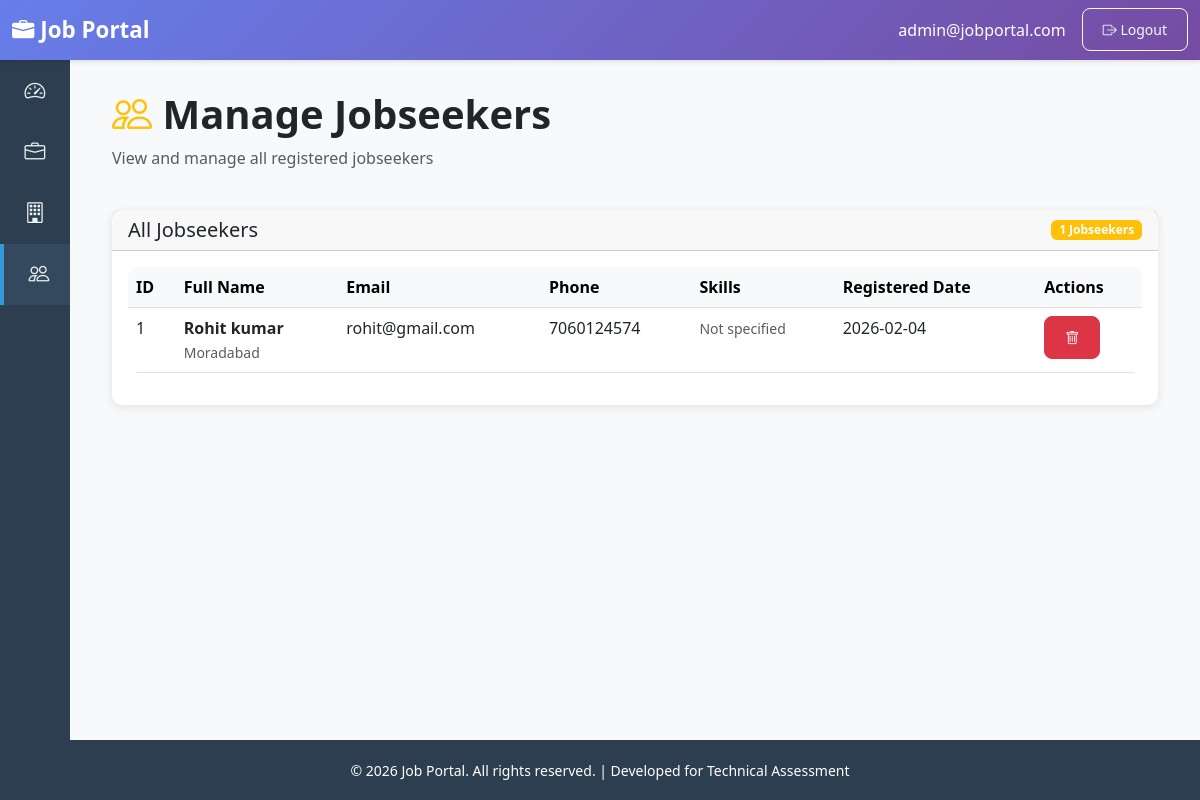
The app's page /admin/jobseekers (signed in) with its own data.
### tables this page shows
CREATE TABLE jobseekers (
            id INTEGER PRIMARY KEY AUTOINCREMENT,
            user_id INTEGER NOT NULL,
            full_name TEXT NOT NULL,
            phone TEXT,
            address TEXT,
            skills TEXT,
            experience TEXT,
            education TEXT,
            resume_path TEXT,
            FOREIGN KEY (user_id) REFERENCES users(id) ON DELETE CASCADE
        );

CREATE TABLE users (
            id INTEGER PRIMARY KEY AUTOINCREMENT,
            email TEXT UNIQUE NOT NULL,
            password TEXT NOT NULL,
            role TEXT NOT NULL CHECK(role IN ('admin', 'employer', 'jobseeker')),
            created_at TIMESTAMP DEFAULT CURRENT_TIMESTAMP
        );

### app.py (the view)
@app.route('/admin/jobseekers')
@role_required('admin')
def admin_jobseekers():
    conn = get_db()
    jobseekers = conn.execute('''
        SELECT js.*, u.email, u.created_at
        FROM jobseekers js
        JOIN users u ON js.user_id = u.id
        ORDER BY u.created_at DESC
    ''').fetchall()
    conn.close()
    return render_template('admin/jobseekers.html', jobseekers=jobseekers)

### app.py (called while the page is built)
def get_db():
    conn = sqlite3.connect(app.config['DATABASE'])
    conn.row_factory = sqlite3.Row
    return conn

def role_required(*roles):
    def decorator(f):
        @wraps(f)
        def decorated_function(*args, **kwargs):
            if 'user_id' not in session:
                flash('Please log in to access this page.', 'warning')
                return redirect(url_for('login'))
            if session.get('role') not in roles:
                flash('You do not have permission to access this page.', 'danger')
                return redirect(url_for('dashboard'))
            return f(*args, **kwargs)
        return decorated_function
    return decorator

### templates/admin/jobseekers.html (shortened to what this page needs)
{% extends "base.html" %}
{% block sidebar_menu %}
<li>
    <a href="{{ url_for('admin_dashboard') }}">
        <i class="bi bi-speedometer2"></i>
    </a>
</li>
<li>
    <a href="{{ url_for('admin_jobs') }}">
        <i class="bi bi-briefcase"></i>
    </a>
</li>
<li>
    <a href="{{ url_for('admin_employers') }}">
        <i class="bi bi-building"></i>
    </a>
</li>
<li>
    <a href="{{ url_for('admin_jobseekers') }}">
        <i class="bi bi-people"></i>
    </a>
</li>
{% endblock %}
{% block content %}
<div class="container-fluid">
    <div class="row mb-4">
        <div class="col">
            <h1 class="fw-bold"><i class="bi bi-people text-warning"></i> Manage Jobseekers</h1>
            <p class="text-muted">View and manage all registered jobseekers</p>
        </div>
    </div>
    <div class="row">
        <div class="col-12">
            <div class="card">
                <div class="card-header d-flex justify-content-between align-items-center">
                    <h5 class="mb-0">All Jobseekers</h5>
                    <span class="badge bg-warning">{{ jobseekers|length }} Jobseekers</span>
                </div>
                <div class="card-body">
                    {% if jobseekers %}
                    <div class="table-responsive">
                        <table class="table table-hover">
                            <thead class="table-light">
                                <tr>
                                    <th>ID</th>
                                    <th>Full Name</th>
                                    <th>Email</th>
                                    <th>Phone</th>
                                    <th>Skills</th>
                                    <th>Registered Date</th>
                                    <th>Actions</th>
                                </tr>
                            </thead>
                            <tbody>
                                {% for jobseeker in jobseekers %}
                                <tr>
                                    <td>{{ jobseeker.id }}</td>
                                    <td>
                                        <strong>{{ jobseeker.full_name }}</strong><br>
                                        <small class="text-muted">{{ jobseeker.address or 'No address' }}</small>
                                    </td>
                                    <td>{{ jobseeker.email }}</td>
                                    <td>{{ jobseeker.phone or 'N/A' }}</td>
                                    <td>
                                        {% if jobseeker.skills %}
                                        <small class="text-muted">{{ jobseeker.skills[:50] }}{% if jobseeker.skills|length > 50 %}...{% endif %}</small>
                                        {% else %}
                                        <small class="text-muted">Not specified</small>
                                        {% endif %}
                                    </td>
                                    <td>{{ jobseeker.created_at[:10] }}</td>
                                    <td>
                                        <button type="button" class="btn btn-sm btn-danger"
                                                onclick="confirmDelete('jobseeker', {{ jobseeker.id }}, '{{ jobseeker.full_name }}')">
                                            <i class="bi bi-trash"></i>
                                        </button>
                                    </td>
                                </tr>
                                {% endfor %}
                            </tbody>
                        </table>
                    </div>
                    {% else %}
                    <div class="text-center py-5">
                        <i class="bi bi-inbox fs-1 text-muted"></i>
                        <p class="text-muted mt-3">No jobseekers found.</p>
                    </div>
                    {% endif %}
                </div>
            </div>
        </div>
    </div>
</div>
{% endblock %}

### templates/base.html (style rules this page uses)
:root { --sidebar-width: 250px; --sidebar-collapsed-width: 70px; --header-height: 60px; --footer-height: 60px; }
body { font-family: 'Segoe UI', Tahoma, Geneva, Verdana, sans-serif; min-height: 100vh; display: flex; flex-direction: column; }
.sidebar-menu li { position: relative; }
.sidebar-menu a { display: flex; align-items: center; padding: 15px 20px; color: #ecf0f1; text-decoration: none; transition: all 0.3s; white-space: nowrap; }
.sidebar-menu a:hover, .sidebar-menu a.active { background: #34495e; border-left: 4px solid #3498db; }
.sidebar-menu i { font-size: 1.3rem; min-width: 30px; text-align: center; }
.card { border: none; border-radius: 10px; box-shadow: 0 2px 10px rgba(0,0,0,0.1); transition: transform 0.3s, box-shadow 0.3s; }
.btn { border-radius: 8px; padding: 10px 20px; font-weight: 500; transition: all 0.3s; }
.table { background: white; border-radius: 10px; overflow: hidden; }

### records on screen
jobseekers: id "1", full_name "Rohit kumar", address "Moradabad", email "rohit@gmail.com", phone "7060124574", created_at "2026-02-04"

### other values on screen
{{ session.email }} "admin@jobportal.com"
{{ jobseekers|length }} "1"
